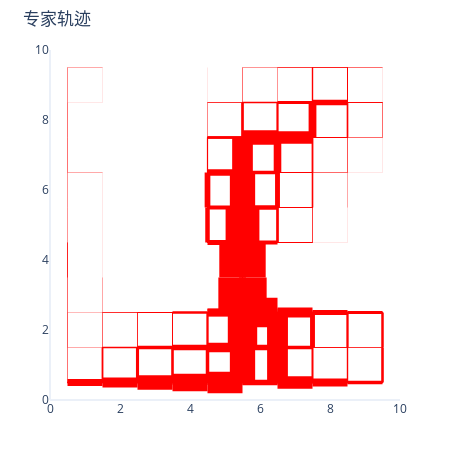

Notebook source saved alongside this figure:
### Code cell
world_trajGen.ShowTrajs_Experts()
